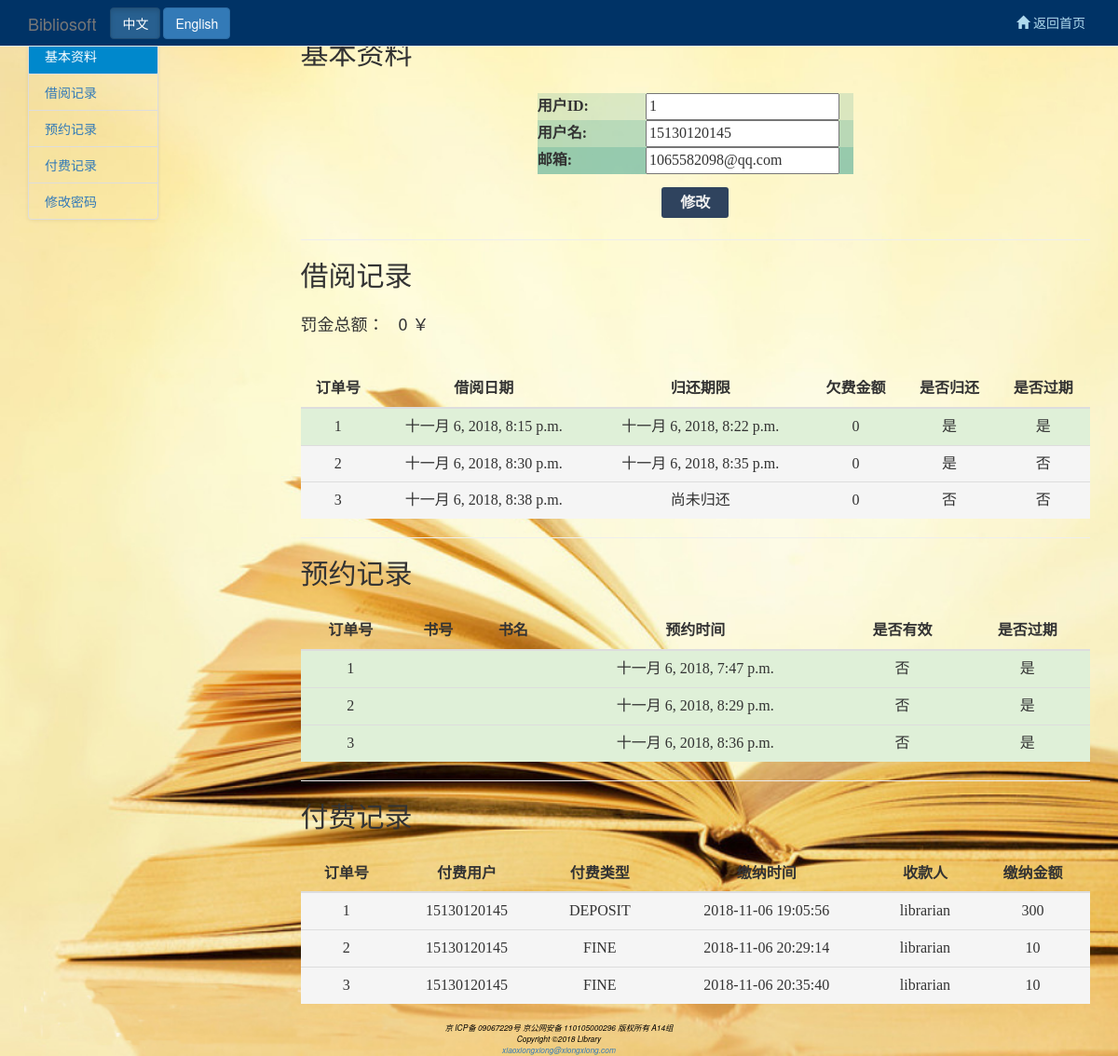
/user_message/ (signed in), run on the app's committed database.
### reader/models.py (models this page shows, shortened)
class User(models.Model):
    user_id = models.IntegerField(auto_created=True, primary_key=True)
    email = models.CharField(max_length=100, null=False)
    borrow_num = models.IntegerField(default=0)
    user_name = models.CharField(max_length=20, null=False)
    password = models.CharField(max_length=20, null=False)

### librarian/models.py (models this page shows, shortened)
class BorrowOrder(models.Model):
    order_id = models.IntegerField(auto_created=True, primary_key=True)
    user = models.ForeignKey(User, related_name="borrow_order_user")
    book = models.ForeignKey(AllBook, related_name="borrow_order_book")
    borrow_time = models.DateTimeField(null=False)
    debt = models.IntegerField(default=0)
    return_time = models.DateTimeField(null=True)
    is_return = models.BooleanField(null=False)
    expire = models.BooleanField(default=False)
    is_alert = models.BooleanField(default=False)

class ReserveOrder(models.Model):
    order_id = models.IntegerField(primary_key=True)
    user = models.ForeignKey(User, related_name="reserve_order_user")
    book = models.ForeignKey(AllBook, related_name="reserve_order_book")
    the_book = models.ForeignKey(Book, related_name="reserve_order_isbn")
    borrow_time = models.DateTimeField(null=False)
    successful = models.BooleanField(null=False)
    expire = models.BooleanField(default=False)

class MoneyOrder(models.Model):
    TYPE = (('D', 'DEPOSIT'), ('F', 'FINE'))
    user = models.ForeignKey(User, null=False, related_name="money_orders")
    order_type = models.CharField(max_length=1, choices=TYPE)
    num = models.IntegerField(null=False)
    order_time = models.DateTimeField(null=False, auto_now_add=True)
    librarian = models.ForeignKey(Administrator, related_name='money_orders',
                                  null=True, on_delete=models.SET_NULL)

### administrator/models.py (models this page shows, shortened)
class Administrator(models.Model):
    administrator_name = models.CharField(primary_key=True, max_length=20)
    password = models.CharField(max_length=20, null=False)
    authority = models.BooleanField(null=False)
    is_available = models.BooleanField(null=False, default=True)

### reader/views.py (the view)
# urls.py: url(r'^user_message/$', reader_views.user_message, name="user_message"),
def user_message(request):
    username = request.session.get('username', "None")
    if username == "None":
        return HttpResponseRedirect(reverse("login"))
    try:
        user = User.objects.get(user_name=username)
        if user:
            borrow_order_list = BorrowOrder.objects.filter(user_id=user.user_id)
            reserve_order_list = ReserveOrder.objects.filter(user_id=user.user_id)
            money_order_list = MoneyOrder.objects.filter(user=user)
            all_fine = 0
            for borrow_order in borrow_order_list:
                all_fine += borrow_order.debt
            return render(request, 'user_message.html', {'user_id': user.user_id,
                                                         'user_email': user.email,
                                                         'user_name': user.user_name,
                                                         'reserve_order_list': reserve_order_list,
                                                         'borrow_order_list': borrow_order_list,
                                                         'all_fine': all_fine,
                                                         'money_order_list': money_order_list
                                                         }
                          )
        else:
            return HttpResponseRedirect(reverse("login"))
    except:
        return HttpResponseRedirect(reverse("login"))

### reader/templates/user_message.html (shortened to what this page needs)
<!DOCTYPE html>
<html>
<head>
{% load i18n %}
    {% load static %}
    <link href="{% static 'css/bootstrap.min.css' %}" rel="stylesheet">
    <link href="{% static 'font/css/font-awesome.min.css' %}" rel="stylesheet">
    <link rel="stylesheet" href="http://cdn.static.runoob.com/libs/bootstrap/3.3.7/css/bootstrap.min.css">
</head>
<nav class="navbar navbar-default navbar-fixed-top" role="navigation" style="background-color: #003366;height:50px;">
    <div class="container">
        <div class="navbar-header">
            <a class="navbar-brand">Bibliosoft</a>
        </div>
        <div>
            <ul class="nav navbar-nav navbar-right" id="menu" style="position:absolut; left:0px; top:0px">
                <li><a href="{% url 'index' %}"><span class="glyphicon glyphicon-home"></span> {% trans '返回首页' %}</a></li>
            </ul>
        </div>
        <div class="btn-group navbar-btn" data-toggle="buttons">
                <form action="{% url 'set_language' %}" method="post" id="lang">
                <label class="btn btn-primary active"  onclick="test('zh-hans')">
                    中文
                </label>
                <label class="btn btn-primary" onclick="test('en')">
                    English
                </label>
                </form>
            </div>
    </div>
</nav>
<body data-spy="scroll" data-target="#myScrollspy">
    <div style="text-align:center;"><img src="/static/images/book_logo.png" style="vertical-align:middle;" width="210"  /></div>
<div class="container">
    <div class="row">
        <div class="col-xs-3" id="myScrollspy">
            <ul class="nav nav-tabs nav-stacked" data-spy="affix" data-offset-top="125" id="myNav">
                <li class="active"><a href="#section-1">{% trans '基本资料' %}</a></li>
                <li><a href="#section-2">{% trans '借阅记录' %}</a></li>
                <li><a href="#section-3">{% trans '预约记录' %}</a></li>
                <li><a href="#section-4">{% trans '付费记录' %}</a></li>
                <li><a href="{% url 'change_passwd' %}">{% trans '修改密码' %}</a></li>
            </ul>
        </div>
        <div class="col-xs-9 " style="float: right">
            <h2 style="display:block; height:50px; width:350px">{% trans '基本资料' %}</h2>
	<form id="profile" class="setting-profile-form" method="POST" action=" ">
	 <table align="center"   width="40%" id="tab" >
         <tr class="t1"> <th width="30%" align="right">{% trans '用户ID' %}:</th> <td class="line30" align="center"><input align="center" type="text" value="{{ user_id  }}" name="user_id" placeholder="用户id" readonly /></td>
         <tr class="t2"> <th width="25%" align="right">{% trans '用户名' %}:</th> <td class="line30" align="center"><input  align="center" type="text" value="{{ user_name }}" name="user_name" id="user_name" placeholder="用户名" /></td>
         <tr class="t3"><th width="25%" align="right">{% trans '邮箱' %}:</th> <td class="line30" align="center"><input type="email" name="email" value="{{ user_email }}"  id="email" placeholder="邮箱"  /></td>
		</table>
    </form>
	<div id="login_click" align="center">
        <a id="btlogin" onclick="changeInfo()" style="cursor: pointer;">{% trans '修改' %}</a>
    </div>
            <hr>
            <h2 style="display:block; height:50px; width:400px">{% trans  '借阅记录' %}</h2>
	<h4 style="display:block; height:50px; width:400px">{% trans  '罚金总额：' %}&nbsp;&nbsp;&nbsp;<span id="all_fine">{{ all_fine }}</span>&nbsp;￥</h4>
<table align="center" id="tab" width="300px"  class="table table-striped">
	<thead>
		<tr >
			<th style="text-align: center;">{% trans '订单号' %}</th>
			<th style="text-align: center;">{% trans '借阅日期' %}</th>
			<th style="text-align: center;">{% trans '归还期限' %}</th>
			<th style="text-align: center;">{% trans '欠费金额' %}</th>
			<th style="text-align: center;">{%  trans '是否归还' %}</th>
            <th style="text-align: center;">{%  trans '是否过期' %}</th>
		</tr>
	</thead>
	<tbody style="text-align: center;">
    {% for borrow_order in borrow_order_list %}
        {% if borrow_order.expire %}
        <tr class="success">
        {% else %}
        <tr class="active">
        {% endif %}
        <td >{{ borrow_order.order_id }}</td>
        <td >{{ borrow_order.borrow_time }}</td>
        {% if borrow_order.return_time == None %}
            <td>{% trans '尚未归还' %}</td>
        {% else %}
            <td>{{ borrow_order.return_time }}</td>
        {% endif %}
        <td>{{ borrow_order.debt }}</td>
        <td>
            {% if borrow_order.is_return %}
            {% trans '是' %}
            {% else %}
            {% trans '否' %}
            {% endif %}
        </td>
        <td>
            {% if borrow_order.expire %}
            {% trans '是' %}
            {% else %}
            {% trans '否' %}
            {% endif %}
        </td>
    {% endfor %}
	</tbody>
</table>
            <hr>
            <h2 style="display:block; height:50px; width:400px">{% trans '预约记录' %}</h2>
<table align="center" id="tab" width="300px"  class="table table-striped">
	<thead>
		<tr >
            <th style="text-align: center;">{% trans '订单号' %}</th>
            <th style="text-align: center;">{% trans '书号' %}</th>
            <th style="text-align: center;">{% trans '书名' %}</th>
			<th style="text-align: center;">{% trans '预约时间' %}</th>
			<th style="text-align: center;">{% trans '是否有效' %}</th>
			<th style="text-align: center;">{% trans '是否过期' %}</th>
		</tr>
	</thead>
	<tbody style="text-align: center;">
    {% for reserve_order in reserve_order_list %}
        {% if reserve_order.expire %}
        <tr class="success">
        {% else %}
        <tr class="active">
        {% endif %}
            <td>{{ reserve_order.order_id }}</td>
            <td>{{ reserve_order.book.isbn.isbn }}</td>
			<td >{{ reserve_order.book.isbn.book_name }}</td>
			<td>{{ reserve_order.borrow_time }}</td>
            <td>
                {% if borrow_order.successful %}
                {% trans '是' %}
                {% else %}
                {% trans '否' %}
                {% endif %}
            </td>
            <td>
                {% if reserve_order.expire  %}
                {% trans '是' %}
                {% else %}
                {% trans '否' %}
                {% endif %}
            </td>
		</tr>
    {% endfor %}
	</tbody>
</table>
                    <hr>
            <h2 style="display:block; height:50px; width:400px">{% trans '付费记录' %}</h2>
<table align="center" id="tab" width="300px"  class="table table-striped">
	<thead >
		<tr >
            <th style="text-align: center;">{% trans '订单号' %}</th>
            <th style="text-align: center;">{% trans '付费用户' %}</th>
            <th style="text-align: center;">{% trans '付费类型' %}</th>
            <th style="text-align: center;">{% trans '缴纳时间' %}</th>
            <th style="text-align: center;">{% trans '收款人' %}</th>
            <th style="text-align: center;">{% trans '缴纳金额' %}</th>
		</tr>
	</thead>
	<tbody style="text-align: center;">
    {% for money_order in money_order_list %}
         <tr class="active">
                    <td>{{ money_order.id }}</td>
                    <td>{{ money_order.user.user_name }}</td>
                    <td>{{ money_order.get_order_type_display }}</td>
                    <td>{{ money_order.order_time | date:"Y-m-d H:i:s" }}</td>
                    <td>{{ money_order.librarian.administrator_name }}</td>
                    <td>{{ money_order.num }}</td>
                </tr>
    {% endfor %}
	</tbody>
</table>
        </div>
    </div>
</div>
<footer style="color: #000000;font-weight: normal;font-size: .60em;font-style: italic;text-align: center;">
京 ICP备 09067229号   京公网安备 110105000296   版权所有 A14组
<br>
Copyright &copy;2018 Library
<br>
<a href="#">xiaoxiongxiong@xiongxiong.com</a>
</footer>
</body>
</html>

### data on the page
User: user_name "15130120145", email "1065582098@qq.com"
BorrowOrder: order_id "1", borrow_time "十一月 6, 2018, 8:15 p.m.", return_time "十一月 6, 2018, 8:22 p.m.", debt "0"
BorrowOrder: order_id "2", borrow_time "十一月 6, 2018, 8:30 p.m.", return_time "十一月 6, 2018, 8:35 p.m.", debt "0"
BorrowOrder: order_id "3", borrow_time "十一月 6, 2018, 8:38 p.m.", debt "0"
ReserveOrder: order_id "1", borrow_time "十一月 6, 2018, 7:47 p.m."
ReserveOrder: order_id "2", borrow_time "十一月 6, 2018, 8:29 p.m."
ReserveOrder: order_id "3", borrow_time "十一月 6, 2018, 8:36 p.m."
MoneyOrder: id "1", user.user_name "15130120145", order_type "DEPOSIT", order_time "2018-11-06 19:05:56", librarian.administrator_name "librarian", num "300"
MoneyOrder: id "2", user.user_name "15130120145", order_type "FINE", order_time "2018-11-06 20:29:14", librarian.administrator_name "librarian", num "10"
MoneyOrder: id "3", user.user_name "15130120145", order_type "FINE", order_time "2018-11-06 20:35:40", librarian.administrator_name "librarian", num "10"

### other printed values
{{ all_fine }} "0"
